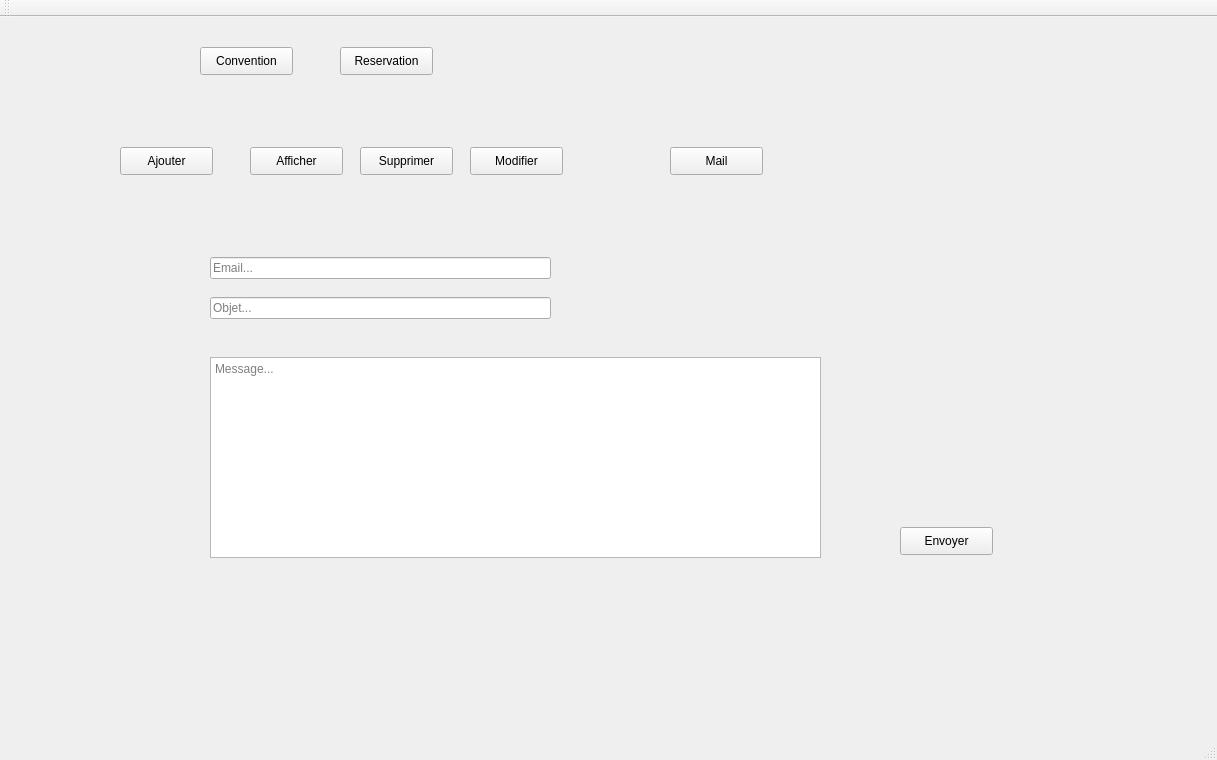
<?xml version="1.0" encoding="UTF-8"?>
<ui version="4.0">
 <class>rania</class>
 <widget class="QMainWindow" name="rania">
  <property name="geometry">
   <rect>
    <x>0</x>
    <y>0</y>
    <width>1217</width>
    <height>760</height>
   </rect>
  </property>
  <property name="windowTitle">
   <string>MainWindow</string>
  </property>
  <widget class="QWidget" name="centralWidget">
   <widget class="QLabel" name="fond">
    <property name="geometry">
     <rect>
      <x>0</x>
      <y>0</y>
      <width>1211</width>
      <height>581</height>
     </rect>
    </property>
    <property name="text">
     <string/>
    </property>
   </widget>
   <widget class="QStackedWidget" name="stackedWidget">
    <property name="geometry">
     <rect>
      <x>10</x>
      <y>90</y>
      <width>1211</width>
      <height>611</height>
     </rect>
    </property>
    <property name="currentIndex">
     <number>1</number>
    </property>
    <widget class="QWidget" name="page_8"/>
    <widget class="QWidget" name="page_6">
     <widget class="QStackedWidget" name="mainwidget">
      <property name="geometry">
       <rect>
        <x>50</x>
        <y>70</y>
        <width>1141</width>
        <height>541</height>
       </rect>
      </property>
      <property name="currentIndex">
       <number>5</number>
      </property>
      <widget class="QWidget" name="page"/>
      <widget class="QWidget" name="page_2">
       <widget class="QLabel" name="label_nom">
        <property name="geometry">
         <rect>
          <x>134</x>
          <y>55</y>
          <width>71</width>
          <height>21</height>
         </rect>
        </property>
        <property name="styleSheet">
         <string notr="true">font: 75 10pt &quot;MS Shell Dlg 2&quot;;</string>
        </property>
        <property name="text">
         <string>Nom :</string>
        </property>
       </widget>
       <widget class="QLabel" name="label_prenom">
        <property name="geometry">
         <rect>
          <x>114</x>
          <y>105</y>
          <width>71</width>
          <height>21</height>
         </rect>
        </property>
        <property name="styleSheet">
         <string notr="true">font: 75 10pt &quot;MS Shell Dlg 2&quot;;</string>
        </property>
        <property name="text">
         <string>Prenom :</string>
        </property>
       </widget>
       <widget class="QLabel" name="label_CIN">
        <property name="geometry">
         <rect>
          <x>120</x>
          <y>170</y>
          <width>55</width>
          <height>16</height>
         </rect>
        </property>
        <property name="styleSheet">
         <string notr="true">font: 75 10pt &quot;MS Shell Dlg 2&quot;;</string>
        </property>
        <property name="text">
         <string>CIN</string>
        </property>
       </widget>
       <widget class="QLabel" name="label_nbconsultation">
        <property name="geometry">
         <rect>
          <x>60</x>
          <y>210</y>
          <width>171</width>
          <height>20</height>
         </rect>
        </property>
        <property name="styleSheet">
         <string notr="true">font: 75 10pt &quot;MS Shell Dlg 2&quot;;</string>
        </property>
        <property name="text">
         <string>Nombre De Consultation</string>
        </property>
       </widget>
       <widget class="QLabel" name="label_nbnuit">
        <property name="geometry">
         <rect>
          <x>60</x>
          <y>260</y>
          <width>171</width>
          <height>21</height>
         </rect>
        </property>
        <property name="styleSheet">
         <string notr="true">font: 75 10pt &quot;MS Shell Dlg 2&quot;;</string>
        </property>
        <property name="text">
         <string>Nombre De Nuits :</string>
        </property>
       </widget>
       <widget class="QLineEdit" name="input_nom">
        <property name="geometry">
         <rect>
          <x>260</x>
          <y>60</y>
          <width>113</width>
          <height>22</height>
         </rect>
        </property>
        <property name="inputMask">
         <string/>
        </property>
        <property name="placeholderText">
         <string/>
        </property>
       </widget>
       <widget class="QLineEdit" name="input_prenom">
        <property name="geometry">
         <rect>
          <x>260</x>
          <y>110</y>
          <width>113</width>
          <height>22</height>
         </rect>
        </property>
       </widget>
       <widget class="QLineEdit" name="input_CIN">
        <property name="geometry">
         <rect>
          <x>260</x>
          <y>170</y>
          <width>113</width>
          <height>22</height>
         </rect>
        </property>
       </widget>
       <widget class="QLineEdit" name="input_consultation">
        <property name="geometry">
         <rect>
          <x>260</x>
          <y>220</y>
          <width>113</width>
          <height>22</height>
         </rect>
        </property>
       </widget>
       <widget class="QLineEdit" name="input_nuit">
        <property name="geometry">
         <rect>
          <x>260</x>
          <y>270</y>
          <width>113</width>
          <height>22</height>
         </rect>
        </property>
       </widget>
       <widget class="QPushButton" name="confirmer_ajout">
        <property name="geometry">
         <rect>
          <x>310</x>
          <y>430</y>
          <width>93</width>
          <height>28</height>
         </rect>
        </property>
        <property name="styleSheet">
         <string notr="true">font: 75 10pt &quot;MS Shell Dlg 2&quot;;</string>
        </property>
        <property name="text">
         <string>Ajouter</string>
        </property>
       </widget>
       <widget class="QComboBox" name="comboBox_convention">
        <property name="geometry">
         <rect>
          <x>260</x>
          <y>340</y>
          <width>111</width>
          <height>22</height>
         </rect>
        </property>
       </widget>
       <widget class="QLabel" name="label_conventionajout">
        <property name="geometry">
         <rect>
          <x>64</x>
          <y>340</y>
          <width>91</width>
          <height>20</height>
         </rect>
        </property>
        <property name="styleSheet">
         <string notr="true">font: 75 10pt &quot;MS Shell Dlg 2&quot;;</string>
        </property>
        <property name="text">
         <string>Convention</string>
        </property>
       </widget>
      </widget>
      <widget class="QWidget" name="page_4">
       <widget class="QTableView" name="tableView_affichage">
        <property name="geometry">
         <rect>
          <x>40</x>
          <y>110</y>
          <width>981</width>
          <height>421</height>
         </rect>
        </property>
       </widget>
       <widget class="QLineEdit" name="lineEdit_search">
        <property name="geometry">
         <rect>
          <x>40</x>
          <y>21</y>
          <width>361</width>
          <height>41</height>
         </rect>
        </property>
       </widget>
       <widget class="QPushButton" name="pushButton_sort">
        <property name="geometry">
         <rect>
          <x>450</x>
          <y>27</y>
          <width>111</width>
          <height>31</height>
         </rect>
        </property>
        <property name="text">
         <string>Sort Consultation</string>
        </property>
       </widget>
      </widget>
      <widget class="QWidget" name="page_3">
       <widget class="QLabel" name="label_supp">
        <property name="geometry">
         <rect>
          <x>70</x>
          <y>90</y>
          <width>211</width>
          <height>71</height>
         </rect>
        </property>
        <property name="text">
         <string>CIN à supprimer :</string>
        </property>
       </widget>
       <widget class="QLineEdit" name="lineEdit_supp">
        <property name="geometry">
         <rect>
          <x>360</x>
          <y>120</y>
          <width>113</width>
          <height>22</height>
         </rect>
        </property>
       </widget>
       <widget class="QPushButton" name="confirmer_supp">
        <property name="geometry">
         <rect>
          <x>260</x>
          <y>260</y>
          <width>93</width>
          <height>28</height>
         </rect>
        </property>
        <property name="text">
         <string>Supprimer</string>
        </property>
       </widget>
      </widget>
      <widget class="QWidget" name="page_5">
       <widget class="QRadioButton" name="radioButton_nom">
        <property name="geometry">
         <rect>
          <x>120</x>
          <y>50</y>
          <width>95</width>
          <height>20</height>
         </rect>
        </property>
        <property name="text">
         <string>Nom</string>
        </property>
       </widget>
       <widget class="QRadioButton" name="radioButton_prenom">
        <property name="geometry">
         <rect>
          <x>300</x>
          <y>50</y>
          <width>95</width>
          <height>20</height>
         </rect>
        </property>
        <property name="text">
         <string>Prenom</string>
        </property>
       </widget>
       <widget class="QPushButton" name="pushButton_modifier">
        <property name="geometry">
         <rect>
          <x>470</x>
          <y>440</y>
          <width>93</width>
          <height>28</height>
         </rect>
        </property>
        <property name="text">
         <string>Modifier</string>
        </property>
       </widget>
       <widget class="QLineEdit" name="lineEdit_modifier">
        <property name="geometry">
         <rect>
          <x>130</x>
          <y>100</y>
          <width>181</width>
          <height>22</height>
         </rect>
        </property>
       </widget>
       <widget class="QLineEdit" name="lineEdit_newval">
        <property name="geometry">
         <rect>
          <x>130</x>
          <y>160</y>
          <width>191</width>
          <height>22</height>
         </rect>
        </property>
       </widget>
       <widget class="QLabel" name="label">
        <property name="geometry">
         <rect>
          <x>30</x>
          <y>100</y>
          <width>55</width>
          <height>16</height>
         </rect>
        </property>
        <property name="text">
         <string>CIN</string>
        </property>
       </widget>
       <widget class="QLabel" name="label_2">
        <property name="geometry">
         <rect>
          <x>24</x>
          <y>170</y>
          <width>71</width>
          <height>20</height>
         </rect>
        </property>
        <property name="text">
         <string>New Value</string>
        </property>
       </widget>
       <widget class="QRadioButton" name="radioButton_cin">
        <property name="geometry">
         <rect>
          <x>430</x>
          <y>50</y>
          <width>95</width>
          <height>20</height>
         </rect>
        </property>
        <property name="text">
         <string>CIN</string>
        </property>
       </widget>
       <widget class="QRadioButton" name="radioButton_consultation">
        <property name="geometry">
         <rect>
          <x>540</x>
          <y>50</y>
          <width>131</width>
          <height>20</height>
         </rect>
        </property>
        <property name="text">
         <string>NB Consultation</string>
        </property>
       </widget>
       <widget class="QRadioButton" name="radioButton_nuit">
        <property name="geometry">
         <rect>
          <x>720</x>
          <y>50</y>
          <width>95</width>
          <height>20</height>
         </rect>
        </property>
        <property name="text">
         <string>Nb Nuite</string>
        </property>
       </widget>
      </widget>
      <widget class="QWidget" name="page_15">
       <widget class="QLineEdit" name="subject">
        <property name="geometry">
         <rect>
          <x>150</x>
          <y>120</y>
          <width>341</width>
          <height>22</height>
         </rect>
        </property>
        <property name="placeholderText">
         <string>Objet...</string>
        </property>
       </widget>
       <widget class="QTextEdit" name="msg">
        <property name="geometry">
         <rect>
          <x>150</x>
          <y>180</y>
          <width>611</width>
          <height>201</height>
         </rect>
        </property>
        <property name="placeholderText">
         <string>Message...</string>
        </property>
       </widget>
       <widget class="QPushButton" name="Envoyer_">
        <property name="geometry">
         <rect>
          <x>840</x>
          <y>350</y>
          <width>93</width>
          <height>28</height>
         </rect>
        </property>
        <property name="text">
         <string>Envoyer</string>
        </property>
       </widget>
       <widget class="QLineEdit" name="lineEdit_Email_">
        <property name="geometry">
         <rect>
          <x>150</x>
          <y>80</y>
          <width>341</width>
          <height>22</height>
         </rect>
        </property>
        <property name="placeholderText">
         <string>Email...</string>
        </property>
       </widget>
      </widget>
     </widget>
     <widget class="QPushButton" name="ajout">
      <property name="geometry">
       <rect>
        <x>110</x>
        <y>40</y>
        <width>93</width>
        <height>28</height>
       </rect>
      </property>
      <property name="styleSheet">
       <string notr="true">font: 75 10pt &quot;MS Shell Dlg 2&quot;;</string>
      </property>
      <property name="text">
       <string>Ajouter</string>
      </property>
     </widget>
     <widget class="QPushButton" name="afficher">
      <property name="geometry">
       <rect>
        <x>240</x>
        <y>40</y>
        <width>93</width>
        <height>28</height>
       </rect>
      </property>
      <property name="styleSheet">
       <string notr="true">font: 75 10pt &quot;MS Shell Dlg 2&quot;;</string>
      </property>
      <property name="text">
       <string>Afficher</string>
      </property>
     </widget>
     <widget class="QPushButton" name="supprimer">
      <property name="geometry">
       <rect>
        <x>350</x>
        <y>40</y>
        <width>93</width>
        <height>28</height>
       </rect>
      </property>
      <property name="styleSheet">
       <string notr="true">font: 75 10pt &quot;MS Shell Dlg 2&quot;;</string>
      </property>
      <property name="text">
       <string>Supprimer</string>
      </property>
     </widget>
     <widget class="QPushButton" name="modifier">
      <property name="geometry">
       <rect>
        <x>460</x>
        <y>40</y>
        <width>93</width>
        <height>28</height>
       </rect>
      </property>
      <property name="styleSheet">
       <string notr="true">font: 75 10pt &quot;MS Shell Dlg 2&quot;;</string>
      </property>
      <property name="text">
       <string>Modifier</string>
      </property>
     </widget>
     <widget class="QPushButton" name="modifier_2">
      <property name="geometry">
       <rect>
        <x>660</x>
        <y>40</y>
        <width>93</width>
        <height>28</height>
       </rect>
      </property>
      <property name="styleSheet">
       <string notr="true">font: 75 10pt &quot;MS Shell Dlg 2&quot;;</string>
      </property>
      <property name="text">
       <string>Mail</string>
      </property>
     </widget>
    </widget>
    <widget class="QWidget" name="page_7">
     <widget class="QPushButton" name="pushButton_ajoutConsultation">
      <property name="geometry">
       <rect>
        <x>160</x>
        <y>20</y>
        <width>93</width>
        <height>28</height>
       </rect>
      </property>
      <property name="text">
       <string>Ajout</string>
      </property>
     </widget>
     <widget class="QStackedWidget" name="stackedWidget_Consultation">
      <property name="geometry">
       <rect>
        <x>30</x>
        <y>80</y>
        <width>1151</width>
        <height>511</height>
       </rect>
      </property>
      <property name="currentIndex">
       <number>4</number>
      </property>
      <widget class="QWidget" name="page_9"/>
      <widget class="QWidget" name="page_10">
       <widget class="QPushButton" name="pushButton">
        <property name="geometry">
         <rect>
          <x>330</x>
          <y>390</y>
          <width>93</width>
          <height>28</height>
         </rect>
        </property>
        <property name="text">
         <string>Ajouter</string>
        </property>
       </widget>
       <widget class="QLabel" name="label_NomSociete">
        <property name="geometry">
         <rect>
          <x>170</x>
          <y>130</y>
          <width>81</width>
          <height>31</height>
         </rect>
        </property>
        <property name="text">
         <string>Nom Societe</string>
        </property>
       </widget>
       <widget class="QLabel" name="label_Remise">
        <property name="geometry">
         <rect>
          <x>170</x>
          <y>190</y>
          <width>81</width>
          <height>31</height>
         </rect>
        </property>
        <property name="text">
         <string>Remise</string>
        </property>
       </widget>
       <widget class="QLineEdit" name="lineEdit_NomSociete">
        <property name="geometry">
         <rect>
          <x>290</x>
          <y>130</y>
          <width>113</width>
          <height>22</height>
         </rect>
        </property>
       </widget>
       <widget class="QLineEdit" name="lineEdit_Remise">
        <property name="geometry">
         <rect>
          <x>290</x>
          <y>200</y>
          <width>113</width>
          <height>22</height>
         </rect>
        </property>
       </widget>
      </widget>
      <widget class="QWidget" name="page_11">
       <widget class="QTableView" name="tableView_Consultation">
        <property name="geometry">
         <rect>
          <x>40</x>
          <y>110</y>
          <width>1121</width>
          <height>421</height>
         </rect>
        </property>
       </widget>
      </widget>
      <widget class="QWidget" name="page_13">
       <widget class="QPushButton" name="pushButton_Supp">
        <property name="geometry">
         <rect>
          <x>360</x>
          <y>360</y>
          <width>93</width>
          <height>28</height>
         </rect>
        </property>
        <property name="text">
         <string>Supprimer</string>
        </property>
       </widget>
       <widget class="QLineEdit" name="lineEdit_suppConsultation">
        <property name="geometry">
         <rect>
          <x>310</x>
          <y>90</y>
          <width>113</width>
          <height>22</height>
         </rect>
        </property>
       </widget>
       <widget class="QLabel" name="label_consultationsupp">
        <property name="geometry">
         <rect>
          <x>210</x>
          <y>80</y>
          <width>91</width>
          <height>31</height>
         </rect>
        </property>
        <property name="text">
         <string>Id :</string>
        </property>
       </widget>
      </widget>
      <widget class="QWidget" name="page_14">
       <widget class="QRadioButton" name="radioButton_nomSociete">
        <property name="geometry">
         <rect>
          <x>260</x>
          <y>40</y>
          <width>95</width>
          <height>20</height>
         </rect>
        </property>
        <property name="text">
         <string>Nom </string>
        </property>
       </widget>
       <widget class="QRadioButton" name="radioButton_remise">
        <property name="geometry">
         <rect>
          <x>640</x>
          <y>40</y>
          <width>95</width>
          <height>20</height>
         </rect>
        </property>
        <property name="text">
         <string>Remise</string>
        </property>
       </widget>
       <widget class="QPushButton" name="pushButton_ModifierConsultation_2">
        <property name="geometry">
         <rect>
          <x>420</x>
          <y>370</y>
          <width>93</width>
          <height>28</height>
         </rect>
        </property>
        <property name="text">
         <string>Modifier</string>
        </property>
       </widget>
       <widget class="QLineEdit" name="lineEdit_idconsultation">
        <property name="geometry">
         <rect>
          <x>300</x>
          <y>130</y>
          <width>113</width>
          <height>22</height>
         </rect>
        </property>
       </widget>
       <widget class="QLineEdit" name="lineEdit_valConsultation">
        <property name="geometry">
         <rect>
          <x>300</x>
          <y>200</y>
          <width>113</width>
          <height>22</height>
         </rect>
        </property>
       </widget>
       <widget class="QLabel" name="label_3">
        <property name="geometry">
         <rect>
          <x>160</x>
          <y>130</y>
          <width>55</width>
          <height>16</height>
         </rect>
        </property>
        <property name="text">
         <string>ID :</string>
        </property>
       </widget>
       <widget class="QLabel" name="label_4">
        <property name="geometry">
         <rect>
          <x>170</x>
          <y>200</y>
          <width>55</width>
          <height>16</height>
         </rect>
        </property>
        <property name="text">
         <string>new val</string>
        </property>
       </widget>
      </widget>
     </widget>
     <widget class="QPushButton" name="pushButton_afficherConsultation">
      <property name="geometry">
       <rect>
        <x>360</x>
        <y>20</y>
        <width>93</width>
        <height>28</height>
       </rect>
      </property>
      <property name="text">
       <string>Afficher</string>
      </property>
     </widget>
     <widget class="QPushButton" name="pushButton_SupprimerConsultation">
      <property name="geometry">
       <rect>
        <x>490</x>
        <y>20</y>
        <width>93</width>
        <height>28</height>
       </rect>
      </property>
      <property name="text">
       <string>Supprimer</string>
      </property>
     </widget>
     <widget class="QPushButton" name="pushButton_ModifierConsultation">
      <property name="geometry">
       <rect>
        <x>660</x>
        <y>20</y>
        <width>93</width>
        <height>28</height>
       </rect>
      </property>
      <property name="text">
       <string>Modifier</string>
      </property>
     </widget>
    </widget>
    <widget class="QWidget" name="page_12"/>
   </widget>
   <widget class="QPushButton" name="pushButton_convention">
    <property name="geometry">
     <rect>
      <x>200</x>
      <y>30</y>
      <width>93</width>
      <height>28</height>
     </rect>
    </property>
    <property name="styleSheet">
     <string notr="true">font: 75 10pt &quot;MS Shell Dlg 2&quot;;</string>
    </property>
    <property name="text">
     <string>Convention</string>
    </property>
   </widget>
   <widget class="QPushButton" name="pushButton_Reservation">
    <property name="geometry">
     <rect>
      <x>340</x>
      <y>30</y>
      <width>93</width>
      <height>28</height>
     </rect>
    </property>
    <property name="styleSheet">
     <string notr="true">font: 75 10pt &quot;MS Shell Dlg 2&quot;;</string>
    </property>
    <property name="text">
     <string>Reservation</string>
    </property>
   </widget>
  </widget>
  <widget class="QMenuBar" name="menuBar">
   <property name="geometry">
    <rect>
     <x>0</x>
     <y>0</y>
     <width>1217</width>
     <height>26</height>
    </rect>
   </property>
  </widget>
  <widget class="QToolBar" name="mainToolBar">
   <attribute name="toolBarArea">
    <enum>TopToolBarArea</enum>
   </attribute>
   <attribute name="toolBarBreak">
    <bool>false</bool>
   </attribute>
  </widget>
  <widget class="QStatusBar" name="statusBar"/>
 </widget>
 <layoutdefault spacing="6" margin="11"/>
 <resources/>
 <connections/>
</ui>
